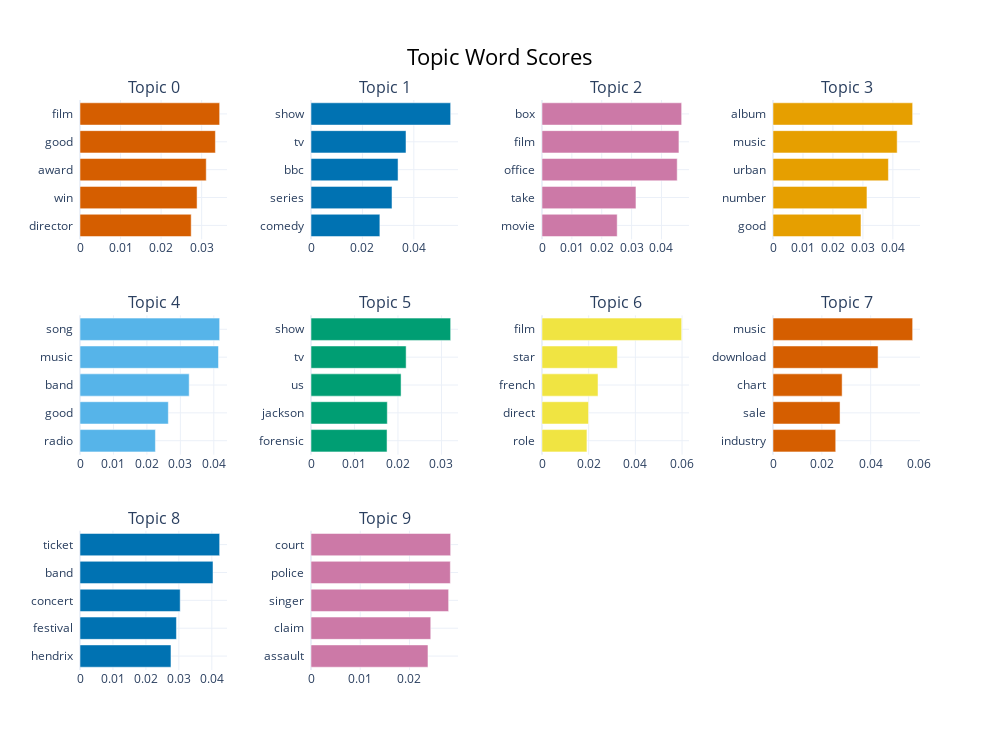

Notebook code cell kept with this figure:
### Code cell
# Visualizing top topics
ent_results['bbc_topic_model'].visualize_barchart(top_n_topics=10)

### Figure 1 — Plotly figure (JSON) as saved in the notebook; plotly's stock layout.template omitted (floating-point values rounded to 4 significant figures)
{"data": [{"marker": {"color": "#D55E00"}, "orientation": "h", "type": "bar", "x": [0.02742, 0.02887, 0.03113, 0.03339, 0.03444], "xaxis": "x", "y": ["director  ", "win  ", "award  ", "good  ", "film  "], "yaxis": "y"}, {"marker": {"color": "#0072B2"}, "orientation": "h", "type": "bar", "x": [0.02679, 0.03152, 0.03386, 0.03696, 0.05433], "xaxis": "x2", "y": ["comedy  ", "series  ", "bbc  ", "tv  ", "show  "], "yaxis": "y2"}, {"marker": {"color": "#CC79A7"}, "orientation": "h", "type": "bar", "x": [0.02518, 0.03146, 0.04527, 0.04585, 0.04676], "xaxis": "x3", "y": ["movie  ", "take  ", "office  ", "film  ", "box  "], "yaxis": "y3"}, {"marker": {"color": "#E69F00"}, "orientation": "h", "type": "bar", "x": [0.02936, 0.03135, 0.03852, 0.04144, 0.0466], "xaxis": "x4", "y": ["good  ", "number  ", "urban  ", "music  ", "album  "], "yaxis": "y4"}, {"marker": {"color": "#56B4E9"}, "orientation": "h", "type": "bar", "x": [0.02255, 0.0264, 0.03264, 0.0414, 0.04175], "xaxis": "x5", "y": ["radio  ", "good  ", "band  ", "music  ", "song  "], "yaxis": "y5"}, {"marker": {"color": "#009E73"}, "orientation": "h", "type": "bar", "x": [0.01749, 0.01754, 0.02071, 0.02188, 0.03211], "xaxis": "x6", "y": ["forensic  ", "jackson  ", "us  ", "tv  ", "show  "], "yaxis": "y6"}, {"marker": {"color": "#F0E442"}, "orientation": "h", "type": "bar", "x": [0.01925, 0.01994, 0.02399, 0.03229, 0.05983], "xaxis": "x7", "y": ["role  ", "direct  ", "french  ", "star  ", "film  "], "yaxis": "y7"}, {"marker": {"color": "#D55E00"}, "orientation": "h", "type": "bar", "x": [0.02569, 0.02746, 0.02831, 0.04303, 0.0572], "xaxis": "x8", "y": ["industry  ", "sale  ", "chart  ", "download  ", "music  "], "yaxis": "y8"}, {"marker": {"color": "#0072B2"}, "orientation": "h", "type": "bar", "x": [0.02761, 0.02927, 0.0304, 0.04036, 0.04238], "xaxis": "x9", "y": ["hendrix  ", "festival  ", "concert  ", "band  ", "ticket  "], "yaxis": "y9"}, {"marker": {"color": "#CC79A7"}, "orientation": "h", "type": "bar", "x": [0.02376, 0.02433, 0.02796, 0.0283, 0.02837], "xaxis": "x10", "y": ["assault  ", "claim  ", "singer  ", "police  ", "court  "], "yaxis": "y10"}], "layout": {"annotations": [{"font": {"size": 16}, "showarrow": false, "text": "Topic 0", "x": 0.0875, "xanchor": "center", "xref": "paper", "y": 1, "yanchor": "bottom", "yref": "paper"}, {"font": {"size": 16}, "showarrow": false, "text": "Topic 1", "x": 0.3625, "xanchor": "center", "xref": "paper", "y": 1, "yanchor": "bottom", "yref": "paper"}, {"font": {"size": 16}, "showarrow": false, "text": "Topic 2", "x": 0.6375, "xanchor": "center", "xref": "paper", "y": 1, "yanchor": "bottom", "yref": "paper"}, {"font": {"size": 16}, "showarrow": false, "text": "Topic 3", "x": 0.9125, "xanchor": "center", "xref": "paper", "y": 1, "yanchor": "bottom", "yref": "paper"}, {"font": {"size": 16}, "showarrow": false, "text": "Topic 4", "x": 0.0875, "xanchor": "center", "xref": "paper", "y": 0.6222, "yanchor": "bottom", "yref": "paper"}, {"font": {"size": 16}, "showarrow": false, "text": "Topic 5", "x": 0.3625, "xanchor": "center", "xref": "paper", "y": 0.6222, "yanchor": "bottom", "yref": "paper"}, {"font": {"size": 16}, "showarrow": false, "text": "Topic 6", "x": 0.6375, "xanchor": "center", "xref": "paper", "y": 0.6222, "yanchor": "bottom", "yref": "paper"}, {"font": {"size": 16}, "showarrow": false, "text": "Topic 7", "x": 0.9125, "xanchor": "center", "xref": "paper", "y": 0.6222, "yanchor": "bottom", "yref": "paper"}, {"font": {"size": 16}, "showarrow": false, "text": "Topic 8", "x": 0.0875, "xanchor": "center", "xref": "paper", "y": 0.2444, "yanchor": "bottom", "yref": "paper"}, {"font": {"size": 16}, "showarrow": false, "text": "Topic 9", "x": 0.3625, "xanchor": "center", "xref": "paper", "y": 0.2444, "yanchor": "bottom", "yref": "paper"}], "height": 750, "hoverlabel": {"bgcolor": "white", "font": {"family": "Rockwell", "size": 16}}, "showlegend": false, "title": {"font": {"color": "Black", "size": 22}, "text": "Topic Word Scores", "x": 0.5, "xanchor": "center", "yanchor": "top"}, "width": 1000, "xaxis": {"anchor": "y", "domain": [0, 0.175], "showgrid": true}, "xaxis10": {"anchor": "y10", "domain": [0.275, 0.45], "showgrid": true}, "xaxis11": {"anchor": "y11", "domain": [0.55, 0.725], "showgrid": true}, "xaxis12": {"anchor": "y12", "domain": [0.825, 1], "showgrid": true}, "xaxis2": {"anchor": "y2", "domain": [0.275, 0.45], "showgrid": true}, "xaxis3": {"anchor": "y3", "domain": [0.55, 0.725], "showgrid": true}, "xaxis4": {"anchor": "y4", "domain": [0.825, 1], "showgrid": true}, "xaxis5": {"anchor": "y5", "domain": [0, 0.175], "showgrid": true}, "xaxis6": {"anchor": "y6", "domain": [0.275, 0.45], "showgrid": true}, "xaxis7": {"anchor": "y7", "domain": [0.55, 0.725], "showgrid": true}, "xaxis8": {"anchor": "y8", "domain": [0.825, 1], "showgrid": true}, "xaxis9": {"anchor": "y9", "domain": [0, 0.175], "showgrid": true}, "yaxis": {"anchor": "x", "domain": [0.7556, 1], "showgrid": true}, "yaxis10": {"anchor": "x10", "domain": [0, 0.2444], "showgrid": true}, "yaxis11": {"anchor": "x11", "domain": [0, 0.2444], "showgrid": true}, "yaxis12": {"anchor": "x12", "domain": [0, 0.2444], "showgrid": true}, "yaxis2": {"anchor": "x2", "domain": [0.7556, 1], "showgrid": true}, "yaxis3": {"anchor": "x3", "domain": [0.7556, 1], "showgrid": true}, "yaxis4": {"anchor": "x4", "domain": [0.7556, 1], "showgrid": true}, "yaxis5": {"anchor": "x5", "domain": [0.3778, 0.6222], "showgrid": true}, "yaxis6": {"anchor": "x6", "domain": [0.3778, 0.6222], "showgrid": true}, "yaxis7": {"anchor": "x7", "domain": [0.3778, 0.6222], "showgrid": true}, "yaxis8": {"anchor": "x8", "domain": [0.3778, 0.6222], "showgrid": true}, "yaxis9": {"anchor": "x9", "domain": [0, 0.2444], "showgrid": true}}}
